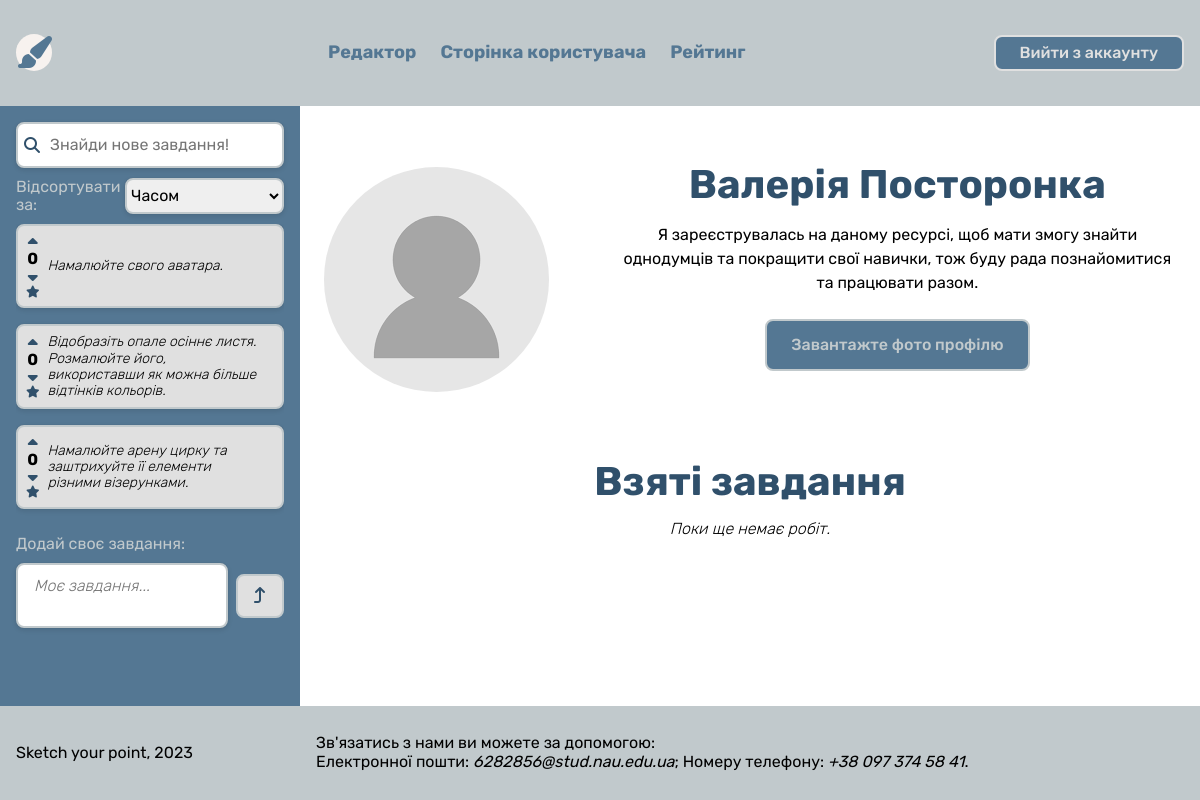
The app's page /templates/pages/artist.php (signed in) with its own data.
### tables this page shows
CREATE TABLE `Users` (
  `ID` int(11) NOT NULL,
  `email` varchar(255) NOT NULL,
  `name` varchar(128) NOT NULL,
  `password` varchar(255) NOT NULL,
  `descriprion` varchar(300) DEFAULT NULL
);

### templates/elements/title.php (the view, shortened to what this page needs)
<h2 class="section__title"><?php echo $title; ?></h2>

### templates/elements/subtitle.php (shortened to what this page needs)
<div class="section__subtitle">
    <p>
        <?php echo $subtitle; ?>
    </p>
</div>

### assets/src/css/base/base.css (style rules this page uses)
:root { --family: "Rubik"; --shadow: 0 0 1px rgba(0, 0, 0, 0.16), 0 2px 4px 1px rgba(0, 0, 0, 0.08); --container: 1176px; --wrapper: 744px; --sp-section: 56px; --fs-base: 16px; --fs-xs: calc(var(--fs-base) * 0.75); --fs-s: calc(var(--fs-base) * 0.875); --fs-m: var(--fs-base); --fs-l: calc(var(--fs-base) * 1.125); --fs-xl: calc(var(--fs-base) * 1.25); --sp: 16px; --sp-xs: calc(var(--sp) * 0.25); --sp-s: calc(var(--sp) * 0.5); --sp-m: calc(var(--sp) * 0.75); --sp-l: var(--sp); --sp-xl: calc(var(--sp) * 1.5); --sp-xxl: calc(var(--sp) * 2); --gap-base: 16px; --gap-xs: calc(var(--gap-base) / 2); --gap-m: var(--gap-base); --gap-xl: calc(var(--gap-base) * 2); --br-base: 4px; --br-xs: calc(var(--br-base) / 2); --br-s: var(--br-base); --br-m: calc(var(--br-base) * 2); --br-l: calc(var(--br-base) * 4); --br-xl: calc(var(--br-base) * 6); --c-white: #FFF; --c-black: #000; --c-green: #7DA38C; --c-red: #B51D46; --c-01: #547793; --c-02: #F7F2EF; --c-03: #E0E0E0; --c-04: #C1C9CC; --c-05: #30506b; }

### assets/src/css/elements/title.css (style rules this page uses)
h2 { font-family: var(--family); font-size: calc(2 * var(--fs-xl)); font-weight: 700; line-height: 45px; text-align: center; color: var(--c-05); }
.section__title { max-width: var(--wrapper); margin: 0 auto var(--sp-l) auto; }

### assets/src/css/elements/subtitle.css (style rules this page uses)
.section__subtitle { max-width: var(--wrapper); margin: 0 auto var(--sp-xl) auto; }
.section__subtitle p { font-family: var(--family); margin: unset; text-align: center; font-size: var(--fs-m); font-weight: 400; line-height: 24px; }

### records on screen
users: name "Валерія Посторонка", descriprion "Я зареєструвалась на даному ресурсі, щоб мати змогу знайти однодумців та покращити свої навички, тож буду рада познайомитися та працювати разом."

### other values on screen
$button "Вийти з аккаунту"
$num "0"
$row['title'] "Намалюйте свого аватара."
$row['title'] "Відобразіть опале осіннє листя. Розмалюйте його, використавши як можна більше відтінків кольорів."
$row['title'] "Намалюйте арену цирку та заштрихуйте її елементи різними візерунками."
$title "Взяті завдання"
